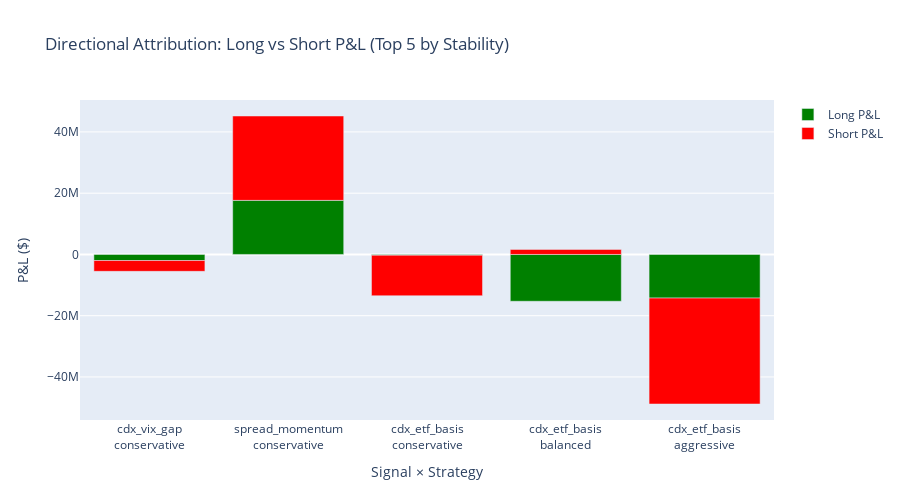

The code cell stored with this chart in its notebook:
### Code cell
print(f"\n{'='*80}")
print(f"DIRECTIONAL ATTRIBUTION VISUALIZATION")
print(f"{'='*80}\n")

# Prepare data for visualization
pairs_list = []
long_pnl_list = []
short_pnl_list = []

for (signal_name, strategy_name), perf_result in top_5_pairs:
    pair_label = f"{signal_name}<br>{strategy_name}"
    pairs_list.append(pair_label)
    
    dir_attr = perf_result.attribution['direction']
    long_pnl_list.append(dir_attr['long_pnl'])
    short_pnl_list.append(dir_attr['short_pnl'])

# Create stacked bar chart
fig = go.Figure()

fig.add_trace(go.Bar(
    name='Long P&L',
    x=pairs_list,
    y=long_pnl_list,
    marker_color='green',
))

fig.add_trace(go.Bar(
    name='Short P&L',
    x=pairs_list,
    y=short_pnl_list,
    marker_color='red',
))

fig.update_layout(
    title="Directional Attribution: Long vs Short P&L (Top 5 by Stability)",
    xaxis_title="Signal × Strategy",
    yaxis_title="P&L ($)",
    barmode='relative',
    height=500,
    hovermode='x unified',
)

fig.show()
print(f"\n✓ Directional attribution chart displayed")

### Figure 1 — Plotly figure (JSON) as saved in the notebook; plotly's stock layout.template omitted (floating-point values rounded to 4 significant figures)
{"data": [{"marker": {"color": "green"}, "name": "Long P&L", "type": "bar", "x": ["cdx_vix_gap<br>conservative", "spread_momentum<br>conservative", "cdx_etf_basis<br>conservative", "cdx_etf_basis<br>balanced", "cdx_etf_basis<br>aggressive"], "y": [-1983000.0, 17660000.0, -256000.0, -15290000.0, -14240000.0]}, {"marker": {"color": "red"}, "name": "Short P&L", "type": "bar", "x": ["cdx_vix_gap<br>conservative", "spread_momentum<br>conservative", "cdx_etf_basis<br>conservative", "cdx_etf_basis<br>balanced", "cdx_etf_basis<br>aggressive"], "y": [-3531000.0, 27540000.0, -13230000.0, 1645000.0, -34590000.0]}], "layout": {"barmode": "relative", "height": 500, "hovermode": "x unified", "title": {"text": "Directional Attribution: Long vs Short P&L (Top 5 by Stability)"}, "xaxis": {"title": {"text": "Signal × Strategy"}}, "yaxis": {"title": {"text": "P&L ($)"}}}}
